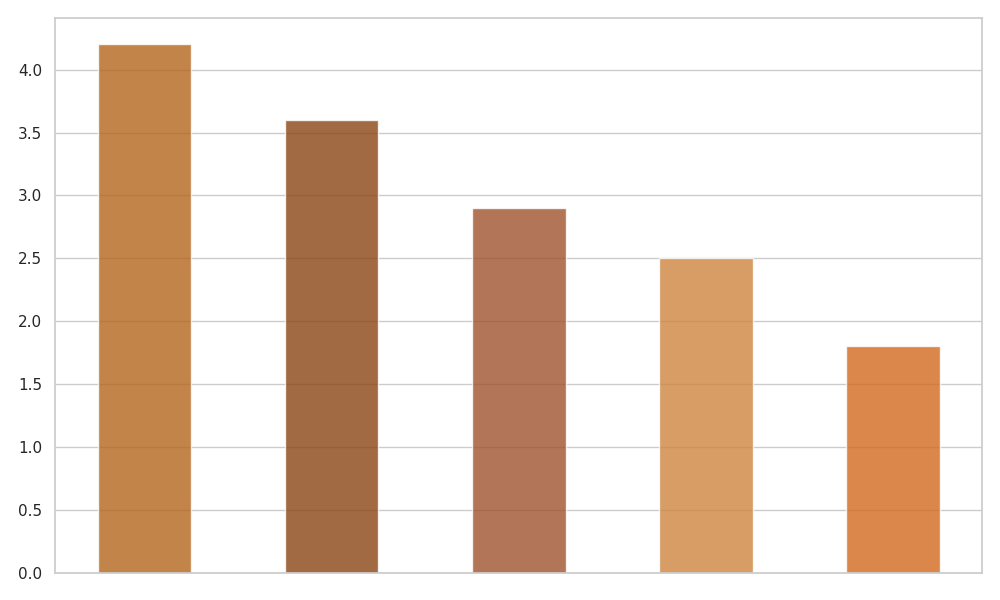

Reproduce this figure in Python.
import matplotlib.pyplot as plt
import numpy as np

tea_consumption = [2.5, 4.2, 1.8, 3.6, 2.9]

# Sort the data in descending order
sorted_consumption = sorted(tea_consumption, reverse=True)

fig, ax = plt.subplots(figsize=(10, 6))
x_pos = np.arange(len(sorted_consumption))
colors = ['#B5651D', '#8B4513', '#A0522D', '#CD853F', '#D2691E']

# Create bars using the sorted data
bars = ax.bar(x_pos, sorted_consumption, color=colors, alpha=0.8, width=0.5)

ax.set_xticks([])

plt.tight_layout()
plt.show()
